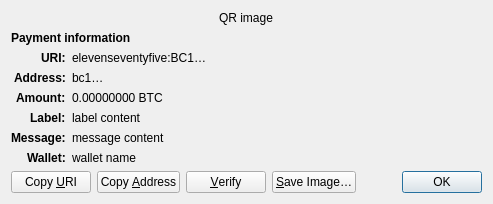
<?xml version="1.0" encoding="UTF-8"?>
<ui version="4.0">
 <class>ReceiveRequestDialog</class>
 <widget class="QDialog" name="ReceiveRequestDialog">
  <property name="geometry">
   <rect>
    <x>0</x>
    <y>0</y>
    <width>413</width>
    <height>229</height>
   </rect>
  </property>
  <property name="windowTitle">
   <string>Request payment to …</string>
  </property>
  <layout class="QGridLayout" name="gridLayout" columnstretch="0,1">
   <property name="sizeConstraint">
    <enum>QLayout::SetFixedSize</enum>
   </property>
   <item row="0" column="0" colspan="2" alignment="Qt::AlignHCenter">
    <widget class="QRImageWidget" name="qr_code">
     <property name="text">
      <string notr="true">QR image</string>
     </property>
     <property name="textInteractionFlags">
      <set>Qt::NoTextInteraction</set>
     </property>
    </widget>
   </item>
   <item row="1" column="0" colspan="2">
    <widget class="QLabel" name="payment_header">
     <property name="font">
      <font>
       <weight>75</weight>
       <bold>true</bold>
      </font>
     </property>
     <property name="text">
      <string>Payment information</string>
     </property>
     <property name="textInteractionFlags">
      <set>Qt::NoTextInteraction</set>
     </property>
    </widget>
   </item>
   <item row="2" column="0" alignment="Qt::AlignRight|Qt::AlignTop">
    <widget class="QLabel" name="uri_tag">
     <property name="font">
      <font>
       <weight>75</weight>
       <bold>true</bold>
      </font>
     </property>
     <property name="text">
      <string notr="true">URI:</string>
     </property>
     <property name="textFormat">
      <enum>Qt::PlainText</enum>
     </property>
     <property name="textInteractionFlags">
      <set>Qt::NoTextInteraction</set>
     </property>
    </widget>
   </item>
   <item row="2" column="1" alignment="Qt::AlignTop">
    <widget class="QLabel" name="uri_content">
     <property name="text">
      <string notr="true">elevenseventyfive:BC1…</string>
     </property>
     <property name="textFormat">
      <enum>Qt::RichText</enum>
     </property>
     <property name="wordWrap">
      <bool>true</bool>
     </property>
     <property name="textInteractionFlags">
      <set>Qt::TextSelectableByMouse</set>
     </property>
    </widget>
   </item>
   <item row="3" column="0" alignment="Qt::AlignRight|Qt::AlignTop">
    <widget class="QLabel" name="address_tag">
     <property name="font">
      <font>
       <weight>75</weight>
       <bold>true</bold>
      </font>
     </property>
     <property name="text">
      <string>Address:</string>
     </property>
     <property name="textInteractionFlags">
      <set>Qt::NoTextInteraction</set>
     </property>
    </widget>
   </item>
   <item row="3" column="1" alignment="Qt::AlignTop">
    <widget class="QLabel" name="address_content">
     <property name="text">
      <string notr="true">bc1…</string>
     </property>
     <property name="textFormat">
      <enum>Qt::PlainText</enum>
     </property>
     <property name="textInteractionFlags">
      <set>Qt::TextSelectableByMouse</set>
     </property>
    </widget>
   </item>
   <item row="4" column="0" alignment="Qt::AlignRight|Qt::AlignTop">
    <widget class="QLabel" name="amount_tag">
     <property name="font">
      <font>
       <weight>75</weight>
       <bold>true</bold>
      </font>
     </property>
     <property name="text">
      <string>Amount:</string>
     </property>
     <property name="textInteractionFlags">
      <set>Qt::NoTextInteraction</set>
     </property>
    </widget>
   </item>
   <item row="4" column="1" alignment="Qt::AlignTop">
    <widget class="QLabel" name="amount_content">
     <property name="text">
      <string notr="true">0.00000000 BTC</string>
     </property>
     <property name="textFormat">
      <enum>Qt::PlainText</enum>
     </property>
     <property name="textInteractionFlags">
      <set>Qt::TextSelectableByMouse</set>
     </property>
    </widget>
   </item>
   <item row="5" column="0" alignment="Qt::AlignRight|Qt::AlignTop">
    <widget class="QLabel" name="label_tag">
     <property name="font">
      <font>
       <weight>75</weight>
       <bold>true</bold>
      </font>
     </property>
     <property name="text">
      <string>Label:</string>
     </property>
     <property name="textInteractionFlags">
      <set>Qt::NoTextInteraction</set>
     </property>
    </widget>
   </item>
   <item row="5" column="1" alignment="Qt::AlignTop">
    <widget class="QLabel" name="label_content">
     <property name="text">
      <string notr="true">label content</string>
     </property>
     <property name="textFormat">
      <enum>Qt::PlainText</enum>
     </property>
     <property name="wordWrap">
      <bool>true</bool>
     </property>
     <property name="textInteractionFlags">
      <set>Qt::TextSelectableByMouse</set>
     </property>
    </widget>
   </item>
   <item row="6" column="0" alignment="Qt::AlignRight|Qt::AlignTop">
    <widget class="QLabel" name="message_tag">
     <property name="font">
      <font>
       <weight>75</weight>
       <bold>true</bold>
      </font>
     </property>
     <property name="text">
      <string>Message:</string>
     </property>
     <property name="textInteractionFlags">
      <set>Qt::NoTextInteraction</set>
     </property>
    </widget>
   </item>
   <item row="6" column="1" alignment="Qt::AlignTop">
    <widget class="QLabel" name="message_content">
     <property name="text">
      <string notr="true">message content</string>
     </property>
     <property name="textFormat">
      <enum>Qt::PlainText</enum>
     </property>
     <property name="wordWrap">
      <bool>true</bool>
     </property>
     <property name="textInteractionFlags">
      <set>Qt::TextSelectableByMouse</set>
     </property>
    </widget>
   </item>
   <item row="7" column="0" alignment="Qt::AlignRight|Qt::AlignTop">
    <widget class="QLabel" name="wallet_tag">
     <property name="font">
      <font>
       <weight>75</weight>
       <bold>true</bold>
      </font>
     </property>
     <property name="text">
      <string>Wallet:</string>
     </property>
     <property name="textInteractionFlags">
      <set>Qt::NoTextInteraction</set>
     </property>
    </widget>
   </item>
   <item row="7" column="1" alignment="Qt::AlignTop">
    <widget class="QLabel" name="wallet_content">
     <property name="text">
      <string notr="true">wallet name</string>
     </property>
     <property name="textFormat">
      <enum>Qt::PlainText</enum>
     </property>
     <property name="wordWrap">
      <bool>true</bool>
     </property>
     <property name="textInteractionFlags">
      <set>Qt::TextSelectableByMouse</set>
     </property>
    </widget>
   </item>
   <item row="8" column="0" colspan="2">
    <layout class="QHBoxLayout" name="horizontalLayout">
     <item>
      <widget class="QPushButton" name="btnCopyURI">
       <property name="text">
        <string>Copy &amp;URI</string>
       </property>
       <property name="autoDefault">
        <bool>false</bool>
       </property>
      </widget>
     </item>
     <item>
      <widget class="QPushButton" name="btnCopyAddress">
       <property name="text">
        <string>Copy &amp;Address</string>
       </property>
       <property name="autoDefault">
        <bool>false</bool>
       </property>
      </widget>
     </item>
     <item>
      <widget class="QPushButton" name="btnVerify">
       <property name="text">
        <string>&amp;Verify</string>
       </property>
       <property name="toolTip">
        <string>Verify this address on e.g. a hardware wallet screen</string>
       </property>
       <property name="autoDefault">
        <bool>false</bool>
       </property>
      </widget>
     </item>
     <item>
      <widget class="QPushButton" name="btnSaveAs">
       <property name="text">
        <string>&amp;Save Image…</string>
       </property>
       <property name="autoDefault">
        <bool>false</bool>
       </property>
      </widget>
     </item>
     <item>
      <spacer name="horizontalSpacer_2">
       <property name="orientation">
        <enum>Qt::Horizontal</enum>
       </property>
       <property name="sizeHint" stdset="0">
        <size>
         <width>40</width>
         <height>20</height>
        </size>
       </property>
      </spacer>
     </item>
     <item>
      <widget class="QDialogButtonBox" name="buttonBox">
       <property name="focusPolicy">
        <enum>Qt::StrongFocus</enum>
       </property>
       <property name="standardButtons">
        <set>QDialogButtonBox::Ok</set>
       </property>
      </widget>
     </item>
    </layout>
   </item>
  </layout>
 </widget>
 <customwidgets>
  <customwidget>
   <class>QRImageWidget</class>
   <extends>QLabel</extends>
   <header>qt/qrimagewidget.h</header>
  </customwidget>
 </customwidgets>
 <tabstops>
  <tabstop>buttonBox</tabstop>
  <tabstop>btnCopyURI</tabstop>
  <tabstop>btnCopyAddress</tabstop>
  <tabstop>btnSaveAs</tabstop>
 </tabstops>
 <resources/>
 <connections>
  <connection>
   <sender>buttonBox</sender>
   <signal>accepted()</signal>
   <receiver>ReceiveRequestDialog</receiver>
   <slot>accept()</slot>
   <hints>
    <hint type="sourcelabel">
     <x>135</x>
     <y>230</y>
    </hint>
    <hint type="destinationlabel">
     <x>135</x>
     <y>126</y>
    </hint>
   </hints>
  </connection>
 </connections>
</ui>
